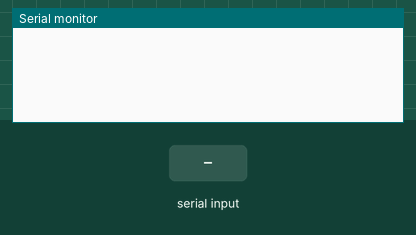
Recording of a sketch running on a simulated Arduino Uno, built with avr-gcc and run on an emulated ATmega328P. On the bench: the last lines printed to the serial monitor. Inputs (shaded band) come from the test bench. Random numbers use the default seed unless the sketch sets one.

Above: at 1.2 s.
1.3 s: "d90\n" received over the second serial link
At 1.7 s:
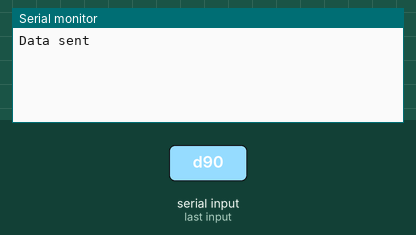
2.8 s: "i90\n" received over the second serial link
At 4.8 s:
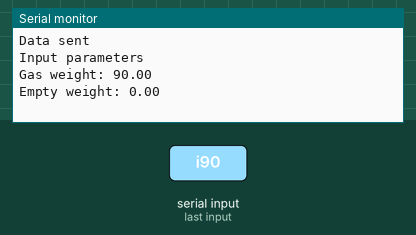

The sketch:

bluetooth.ino
```cpp
#include <SoftwareSerial.h>
#include "storage.h"

SoftwareSerial BTserial(2, 3);  //RX, TX
unsigned long t = 0;
float val = 25.0;

void data_read_all() {  //read all data and empty array
  float data;
  while (!data_is_empty()) {
    data = data_get();
    BTserial.print(data);
    BTserial.print(",");
  }
  BTserial.println();
}

void setup() {
  // put your setup code here, to run once:
  Serial.begin(9600);

  // HC-06 default serial speed is 9600
  BTserial.begin(9600);
}

void loop() {
  if (BTserial.available())
  {
    char comm = BTserial.read();
    if (comm == 'd') {
      data_read_all();
      Serial.println("Data sent");
    } else if (comm == 'i') {
      float gas_weight = BTserial.parseFloat();
      float empty_weight = BTserial.parseFloat();
      Serial.println("Input parameters");
      Serial.print("Gas weight: ");
      Serial.println(gas_weight);
      Serial.print("Empty weight: ");
      Serial.println(empty_weight);
    }
  }
  if (millis() > t + 5000) {
    val -= random(20)/10.0;
    if (val < 0) val = random(15, 30);
    data_put(val);
    Serial.println(val);
    t = millis();
  }

}
```

storage.h
```cpp
#ifndef STORAGE_H
#define STORAGE_H

#define QUEUE_LEN 128

float data_queue[QUEUE_LEN];
byte rp = 0;
byte wp = 0;
unsigned int count = 0;

void data_put(float data) {
  data_queue[wp] = data;  // will overwrite oldest data
  wp++;
  count++;
  if (wp >= QUEUE_LEN) wp = 0;
  if (count > QUEUE_LEN) {  // old data has been overwritten, move read pointer and update count
    count = QUEUE_LEN;
    rp++;
    if (rp >= QUEUE_LEN) rp = 0;
  }
}

float data_get() {
  if (count == 0) { //queue empty
    return 0;
  }
  float val = data_queue[rp];
  rp++;
  count--;
  if (rp >= QUEUE_LEN) rp = 0;
  return val;
}

int data_is_empty() { //check this before getting data
  return count == 0;
}


#endif
```

Measured:
- after the input at 1.3 s, the serial monitor: prints a new line at once (image 1)
- after the input at 2.8 s, the serial monitor: prints a new line after 1.0 s (image 2)
